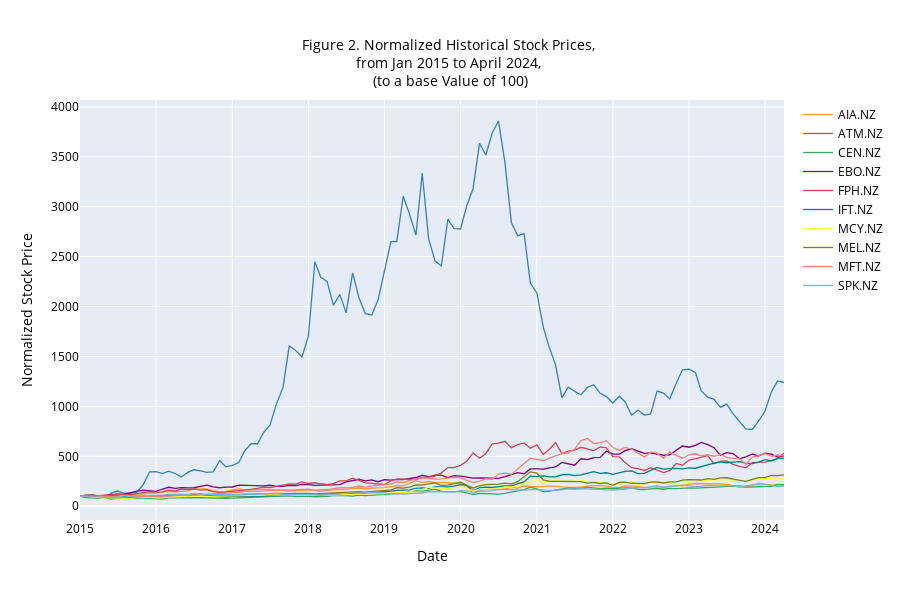

The notebook cell this image was saved under:
### Code cell
# Interactive plot for historical normalized stock prices.
norm.iplot(
    kind='line',
    layout=cf.Layout(
        title=dict(text='Figure 2. Normalized Historical Stock Prices, <br>from Jan 2015 to April 2024, <br>(to a base Value of 100)', x=0.5, font=dict(size=14)),
        xaxis=dict(title='Date', titlefont=dict(size=14)),
        yaxis=dict(title='Normalized Stock Price', titlefont=dict(size=14)),
        width=900,  
        height=600,  
        font=dict(size=12, color='black')  
    )
)
